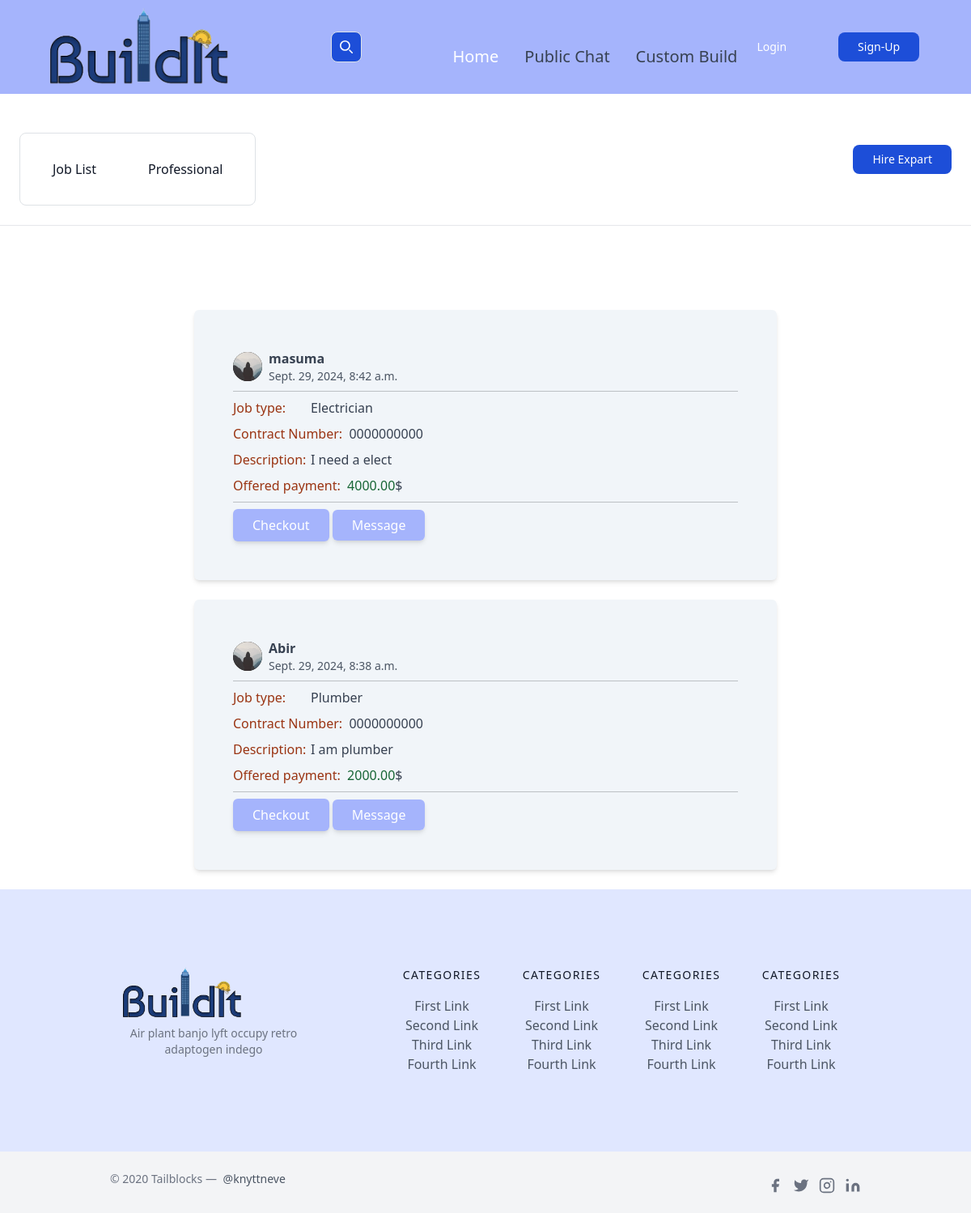
Page /hire/ on the committed database.
### hire/models.py (models this page shows, shortened)
class HirePost(models.Model):
    user = models.OneToOneField(User, on_delete=models.CASCADE)
    expart_type = models.CharField(max_length=50)
    phone = models.CharField(max_length=15,default='0000000000')
    description = models.TextField()
    offered_money = models.DecimalField(max_digits=10, decimal_places=2)
    created_at = models.DateTimeField(auto_now_add=True)

### users/models.py (models this page shows, shortened)
class Profile(models.Model):
    user = models.OneToOneField(User, on_delete=models.CASCADE)
    image = models.ImageField(default='default.jpg',upload_to='profile_pic')
    bio = models.CharField(default='',max_length=100)

### hire/views.py (the view, shortened to what this page needs)
# urls.py: path('hire/',include('hire.urls')),
def hire(request):
    hires = HirePost.objects.order_by('-created_at')
    return render(request, 'hire/main.html', {'hires': hires})

### hire/templates/hire/main.html
{% extends 'posts/base.html' %}
{% block content %}
    {% include 'hire/nav.html' %}
    <div class="w-full pt-20">
        {% for hire in hires %}
            <div class="min-h-40 my-4 w-[60%] mx-auto bg-slate-100 rounded-md shadow-md p-5">
                <div class="flex items-center">
                    <div class="cursor-pointer w-9 h-9 rounded-full overflow-hidden flex justify-center items-center bg-black">
                        <img src="{{ hire.user.profile.image.url }}" alt="" class="object-cover w-full h-full">
                    </div>
                    <div class="pl-2 flex-cols">
                        <a href="#"
                           class=" text-gray-700 font-semibold hover:text-green-800 hover:underline cursor-pointer">
                            {{ hire.user.username }}
                        </a>
                        <p class="text-sm text-gray-600">{{ hire.created_at }}</p>
                    </div>
                </div>
                <hr class="my-2 bg-black">
                <div class="text-gray-700">
                    <div class="flex my-2">
                        <div class="text-orange-800 min-w-24">Job type:</div>
                        <p class="">{{ hire.expart_type }}</p>
                    </div>
                    <div class="flex my-2">
                        <div class="text-orange-800 min-w-24">Contract Number: &nbsp;</div>
                        <p class="">{{ hire.phone }}</p>
                    </div>
                    <div class="flex my-2">
                        <div class="min-w-24 hover:underline cursor-pointer text-orange-800">Description:</div>
                        <p class="">{{ hire.description }}</p>
                    </div>
                    <div class="flex my-2">
                        <p class="text-orange-800">Offered payment: &nbsp;</p>
                        <p class="text-green-800">{{ hire.offered_money }}</p>
                        $
                    </div>
                </div>
                <hr class="my-2 bg-black">
                {% if user != hire.user%}
                    <button class="bg-indigo-300 text-white rounded-md shadow-md px-4 py-2">Checkout</button>
                    <a href="{% url 'start-chat' hire.user %}"
                       class="bg-indigo-300 text-white rounded-md shadow-md px-4 py-2">Message</a>
                {% endif %}
            </div>
        {% endfor %}
    </div>
{% endblock %}

### posts/static/css/style.css (style rules this page uses)
html, :host { line-height: 1.5; -webkit-text-size-adjust: 100%; -moz-tab-size: 4; -o-tab-size: 4; tab-size: 4; font-family: ui-sans-serif, system-ui, sans-serif, "Apple Color Emoji", "Segoe UI Emoji", "Segoe UI Symbol", "Noto Color Emoji"; font-feature-settings: normal; font-variation-settings: normal; -webkit-tap-highlight-color: transparent; }
body { margin: 0; line-height: inherit; }
hr { height: 0; color: inherit; border-top-width: 1px; }
a { color: inherit; text-decoration: inherit; }
button, input, optgroup, select, textarea { font-family: inherit; font-feature-settings: inherit; font-variation-settings: inherit; font-size: 100%; font-weight: inherit; line-height: inherit; letter-spacing: inherit; color: inherit; margin: 0; padding: 0; }
button, select { text-transform: none; }
button, input:where([type='button']), input:where([type='reset']), input:where([type='submit']) { -webkit-appearance: button; background-color: transparent; background-image: none; }
blockquote, dl, dd, h1, h2, h3, h4, h5, h6, hr, figure, p, pre { margin: 0; }
button, [role="button"] { cursor: pointer; }
img, svg, video, canvas, audio, iframe, embed, object { display: block; vertical-align: middle; }
img, video { max-width: 100%; height: auto; }
.mx-auto { margin-left: auto; margin-right: auto; }
.my-2 { margin-top: 0.5rem; margin-bottom: 0.5rem; }
.my-4 { margin-top: 1rem; margin-bottom: 1rem; }
.flex { display: flex; }
.h-full { height: 100%; }
.w-full { width: 100%; }
.cursor-pointer { cursor: pointer; }
.items-center { align-items: center; }
.justify-center { justify-content: center; }
.overflow-hidden { overflow: hidden; }
.rounded-full { border-radius: 9999px; }
.bg-black { --tw-bg-opacity: 1; background-color: rgb(0 0 0 / var(--tw-bg-opacity)); }
.object-cover { -o-object-fit: cover; object-fit: cover; }
.p-5 { padding: 1.25rem; }
.px-4 { padding-left: 1rem; padding-right: 1rem; }
.py-2 { padding-top: 0.5rem; padding-bottom: 0.5rem; }
.pt-20 { padding-top: 5rem; }
.text-sm { font-size: 0.875rem; line-height: 1.25rem; }
.font-semibold { font-weight: 600; }
.text-gray-600 { --tw-text-opacity: 1; color: rgb(75 85 99 / var(--tw-text-opacity)); }
.text-gray-700 { --tw-text-opacity: 1; color: rgb(55 65 81 / var(--tw-text-opacity)); }
.text-white { --tw-text-opacity: 1; color: rgb(255 255 255 / var(--tw-text-opacity)); }

### rows in the picture
HirePost: user.profile.image (placeholder picture), user.username "masuma", created_at "Sept. 29, 2024, 8:42 a.m.", expart_type "Electrician", phone "0000000000", description "I need a elect", offered_money "4000.00", shows "Checkout"
HirePost: user.profile.image (placeholder picture), user.username "Abir", created_at "Sept. 29, 2024, 8:38 a.m.", expart_type "Plumber", phone "0000000000", description "I am plumber", offered_money "2000.00", shows "Checkout"
